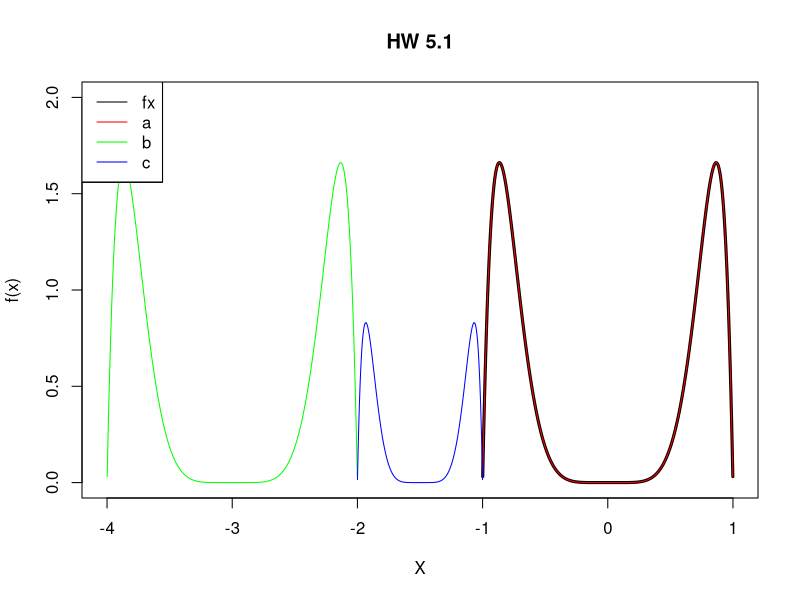

Write R code to recreate this figure. (Note: this script raises an error after producing the figure.)
#################
# Q1
#################
x <- seq(-.999, .999, .001)

name <- c('fx', 'a', 'b', 'c')
mu <- c(0, 0, 3, 3)
sigma <- c(0, 1, 1, 2)
colors <- c('black', 'red', 'green', 'blue')

values <- cbind(name, mu, sigma, colors)

fx <- function(x) {
  63/4 * (x^6 - x^8)
}

for (i in 1:4) {
  name_i <- values[i, ][1]
  mu_i <- as.numeric(values[i, ][2])
  sigma_i <- as.numeric(values[i, ][3])
  color_i <- values[i, ][4]

  if (sigma_i == 0) {
    x_i <- x - mu_i
    y <- sapply(x, fx)
  } else {
    x_i <- (x - mu_i)/sigma_i
    y <- 1/sigma_i * sapply(x, fx)
  }

  print(max(y))

  if (i == 1) {
    plot(x_i, y, main = 'HW 5.1', col = color_i, ylim = c(0, 2), xlim = c(-4, 1), type = 'l', lwd = 3, xlab = 'X', ylab = 'f(x)')
  } else {
    lines(x_i, y, col = color_i)
  }

  legend("topleft", legend = name, col = colors, lty = 1)
}


#################
# Q3
#################
M = c(1000, 10000, 100000)

for (m in M) {
  theta <- seq(0, pi/2, length.out = m)
  gx <- numeric(m)
  gx_1 <- numeric(m)
  gx_2 <- numeric(m)
  cutoff = atan(2)

  for (i in 1:m) {
    ang <- theta[i]
    if (ang <= cutoff) {
      gx[i] <- 1 / (2 * cos(ang))
      gx_1[i] <- 1 / (2 * cos(ang))
      gx_2[i] <- NA
    } 
    else {
      gx[i] <- 1 / cos((pi/2) - ang)
      gx_2[i] <- 1 / cos((pi/2) - ang)
      gx_1[i] <- NA
    }
  }
  cat("M:", m, "Mean:", mean(gx), "SE:", round(sd(gx)/sqrt(m), 4), "\n")
  cat("GX1", "Mean:", mean(gx_1, na.rm = TRUE), "SE:", round(sd(gx_1)/sqrt(m), 4), "\n")
  cat("GX2", "Mean:", mean(gx_2, na.rm = TRUE), "SE:", round(sd(gx_2)/sqrt(m), 4), "\n")
}

#################
# Q4
#################
M <- 10000
x_a <- seq(0, 1, length.out = M)
fx_a <- 5 / (atan(5) * (1 + 25*x_a^2))
x_b <- abs(rcauchy(M, location = 0, scale = 1/5))
x_b <- x_cauchy/max(x_cauchy)
fx_b <- 5 / (atan(5) * (1 + 25*x_b^2))
w_b <- 1/(2*dcauchy(x_b, 0, 1/5))
x_c <- rbeta(M, 2, 1)
fx_c <- 5 / (atan(5) * (1 + 25*x_c^2))
w_c <- 1/dbeta(x_c, 2, 1)
x_d <- rbeta(M, 1, 2)
fx_d <- 5 / (atan(5) * (1 + 25*x_d^2))
w_d <- 1/dbeta(x_d, 1, 2)
cat("Unif - E(X):", mean(fx_a), "VAR:", var(fx_a), "\n")
cat("Cauchy - E(X):", mean(fx_b * w_b), "VAR:", var(fx_b), "\n")
cat("Beta(2,1) - E(X):", mean(fx_c * w_c), "VAR:", var(fx_c), "\n")
cat("Beta(1,2) - E(X):", mean(fx_d * w_d), "VAR:", var(fx_d), "\n")